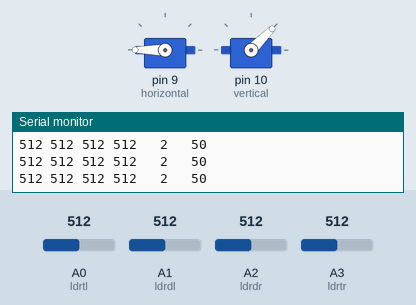
Simulated run of this sketch. Board: Arduino Uno, built with avr-gcc and run on an emulated ATmega328P. Parts: 2 × servo, the last lines printed to the serial monitor. The inputs (shaded band) are chosen by the test bench; at power-on: A0 (ldrtl) = 512, A1 (ldrdl) = 512, A3 (ldrtr) = 512, A2 (ldrdr) = 512.

Above: at 4.2 s.
4.3 s: A0 (ldrtl) set to 599
7.3 s: A0 (ldrtl) set to 629
At 9.0 s:
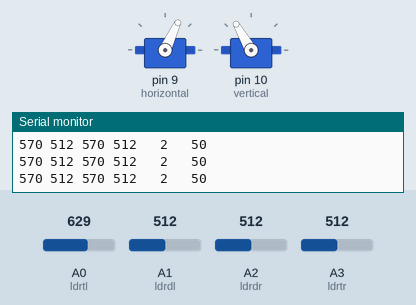
9.6 s: A1 (ldrdl) set to 306
12.6 s: A1 (ldrdl) set to 281
At 13.42 s:
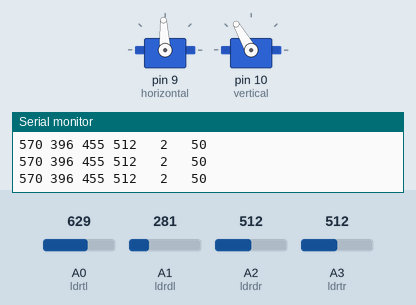
15.6 s: A3 (ldrtr) set to 490
At 16.0 s:
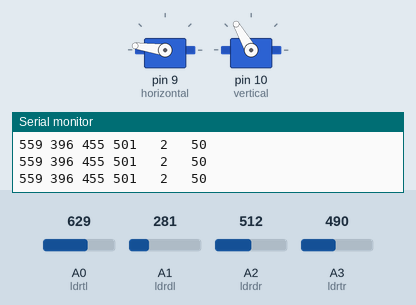
18.6 s: A2 (ldrdr) set to 716
At 19.7 s:
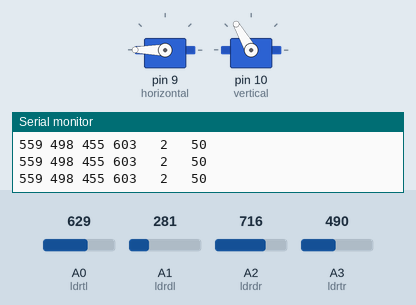
Timing chart, 0 to 21.3 s (numbered marks = the images above; inputs shaded):
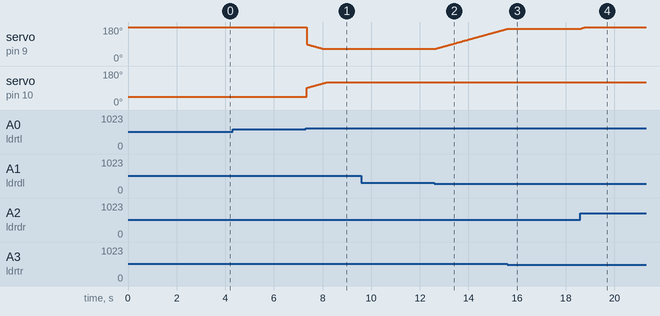

Measured:
- the behaviour switches between 613 and 614 on A0 (ldrtl) (found by bisection; images 0 and 1)
- the behaviour switches between 295 and 294 on A1 (ldrdl) (found by bisection; images 1 and 2)
- the behaviour switches between 500 and 499 on A3 (ldrtr) (found by bisection; images 2 and 3)
- after the input at 7.3 s, servo on pin 9 (horizontal): moves from 180° to 65° over 0.67 s, starting at once; servo on pin 10 (vertical): moves from 45° to 120° over 0.81 s, starting at once
- after the input at 12.6 s, servo on pin 9 (horizontal): moves from 65° to 171° over 2.9 s, starting after 0.05 s
- after the input at 15.6 s, servo on pin 9 (horizontal): goes on until 15.6 s, then stays 172°
- after the input at 18.6 s, servo on pin 9 (horizontal): 172° → 180° at once

The sketch:

SolarTracker2.0.ino
```cpp
#include <Servo.h> // Servo library

// Horizontal servo
Servo horizontal;
int servoh = 90;   // stand horizontal servo
int servohLimitHigh = 180;
int servohLimitLow = 65;

// Vertical servo
Servo vertical;
int servov = 90;   // stand vertical servo
int servovLimitHigh = 120;
int servovLimitLow = 15;


// LDR pin connections
int ldrtl = 0; //LDR top left - BOTTOM LEFT
int ldrdl = 1; //LDR down left - TOP LEFT
int ldrdr = 2; //ldr down rigt - TOP RIGHT
int ldrtr = 3; //LDR top rigt - BOTTOM RIGHT


void setup()
{
  Serial.begin(9600);
// servo connections
// servoName.attacht(servoPin);
  horizontal.attach(9);
  vertical.attach(10);
// servoName.write(degreeValue);
  horizontal.write(180);
  vertical.write(45);
  delay(3000);
}

void loop()
{
  int tl = analogRead(ldrtl); // top left
  int tr = analogRead(ldrtr); // top right
  int dl = analogRead(ldrdl); // down left
  int dr = analogRead(ldrdr); // down rigt

  int dtime = 2;
  int tol = 50; // Tolerance

  int avt = (tl + tr) / 2; // average value top
  int avd = (dl + dr) / 2; // average value down
  int avl = (tl + dl) / 2; // average value left
  int avr = (tr + dr) / 2; // average value right

  int dvert = avt - avd; // the difference of up and down (vertical)
  int dhoriz = avl - avr;// the difference of left and rigt (horizontal)


  Serial.print(avt);
  Serial.print(" ");
  Serial.print(avd);
  Serial.print(" ");
  Serial.print(avl);
  Serial.print(" ");
  Serial.print(avr);
  Serial.print("   ");
  Serial.print(dtime);
  Serial.print("   ");
  Serial.print(tol);
  Serial.println(" ");

// check if the diffirence is in the tolerance else change vertical angle
  if (-1*tol > dvert || dvert > tol)
  {
    if (avt > avd)
    {
      servov = ++servov;
      if (servov > servovLimitHigh)
      {
        servov = servovLimitHigh;
      }
    }

    else if (avt < avd)
    {
      servov= --servov;
      if (servov < servovLimitLow)
      {
        servov = servovLimitLow;
      }
    }
  vertical.write(servov);
  }
//

// check if the diffirence is in the tolerance else change horizontal angle
  if (-1*tol > dhoriz || dhoriz > tol)
  {
  if (avl > avr)
  {
    servoh = --servoh;
    if (servoh < servohLimitLow)
    {
    servoh = servohLimitLow;
    }
  }
  else if (avl < avr)
  {
    servoh = ++servoh;
     if (servoh > servohLimitHigh)
     {
     servoh = servohLimitHigh;
     }
  }
  else if (avl = avr)
  {
    // nothing
  }
  horizontal.write(servoh);
  }
//
   delay(dtime);
}
```
